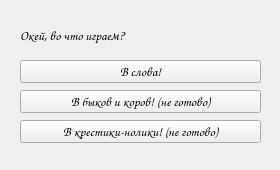
<?xml version="1.0" encoding="UTF-8"?>
<ui version="4.0">
 <class>Form</class>
 <widget class="QWidget" name="Form">
  <property name="geometry">
   <rect>
    <x>0</x>
    <y>0</y>
    <width>280</width>
    <height>170</height>
   </rect>
  </property>
  <property name="minimumSize">
   <size>
    <width>280</width>
    <height>170</height>
   </size>
  </property>
  <property name="maximumSize">
   <size>
    <width>280</width>
    <height>170</height>
   </size>
  </property>
  <property name="font">
   <font>
    <family>Comic Sans MS</family>
    <pointsize>10</pointsize>
   </font>
  </property>
  <property name="windowTitle">
   <string>Form</string>
  </property>
  <widget class="QLabel" name="label">
   <property name="geometry">
    <rect>
     <x>20</x>
     <y>20</y>
     <width>351</width>
     <height>31</height>
    </rect>
   </property>
   <property name="font">
    <font>
     <family>Comic Sans MS</family>
     <pointsize>10</pointsize>
    </font>
   </property>
   <property name="text">
    <string>Окей, во что играем?</string>
   </property>
   <property name="wordWrap">
    <bool>true</bool>
   </property>
  </widget>
  <widget class="QPushButton" name="wordgame">
   <property name="geometry">
    <rect>
     <x>20</x>
     <y>60</y>
     <width>241</width>
     <height>23</height>
    </rect>
   </property>
   <property name="text">
    <string>В слова!</string>
   </property>
  </widget>
  <widget class="QPushButton" name="bullscows">
   <property name="geometry">
    <rect>
     <x>20</x>
     <y>90</y>
     <width>241</width>
     <height>23</height>
    </rect>
   </property>
   <property name="text">
    <string>В быков и коров! (не готово)</string>
   </property>
  </widget>
  <widget class="QPushButton" name="tictactoe">
   <property name="geometry">
    <rect>
     <x>20</x>
     <y>120</y>
     <width>241</width>
     <height>23</height>
    </rect>
   </property>
   <property name="text">
    <string>В крестики-нолики! (не готово)</string>
   </property>
  </widget>
 </widget>
 <resources/>
 <connections/>
</ui>
